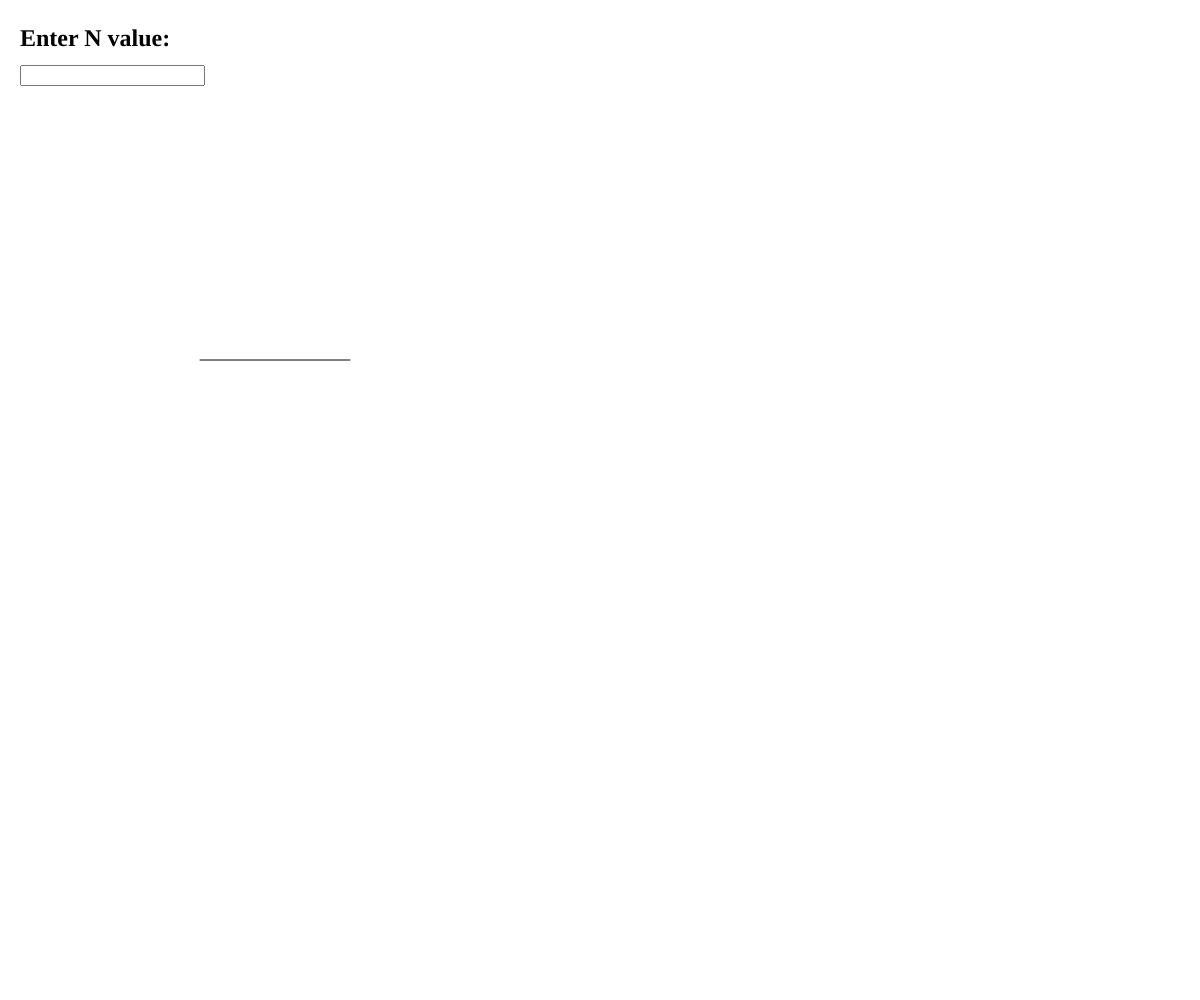
Frame 1 (no input)
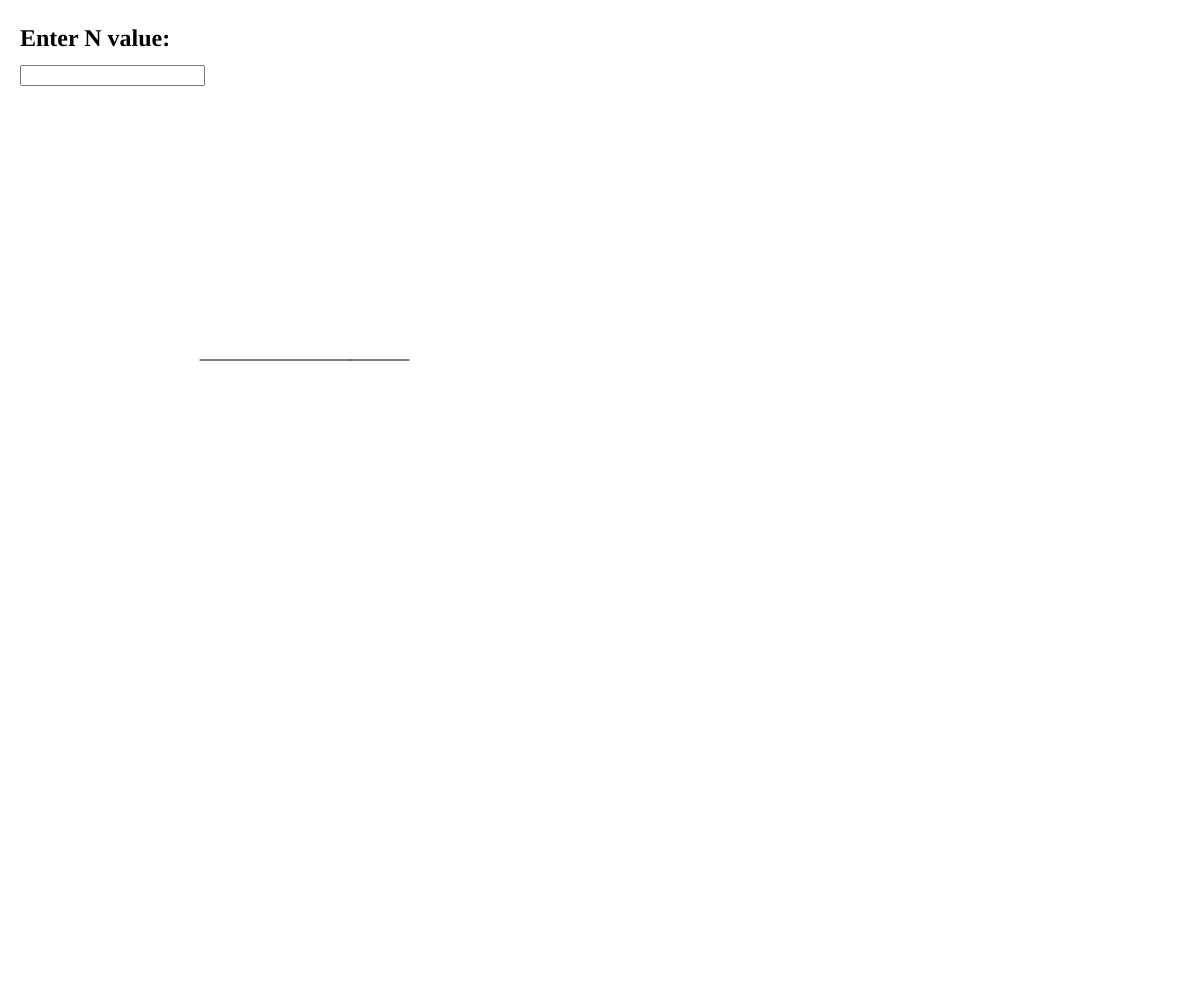
Frame 60 (no input)
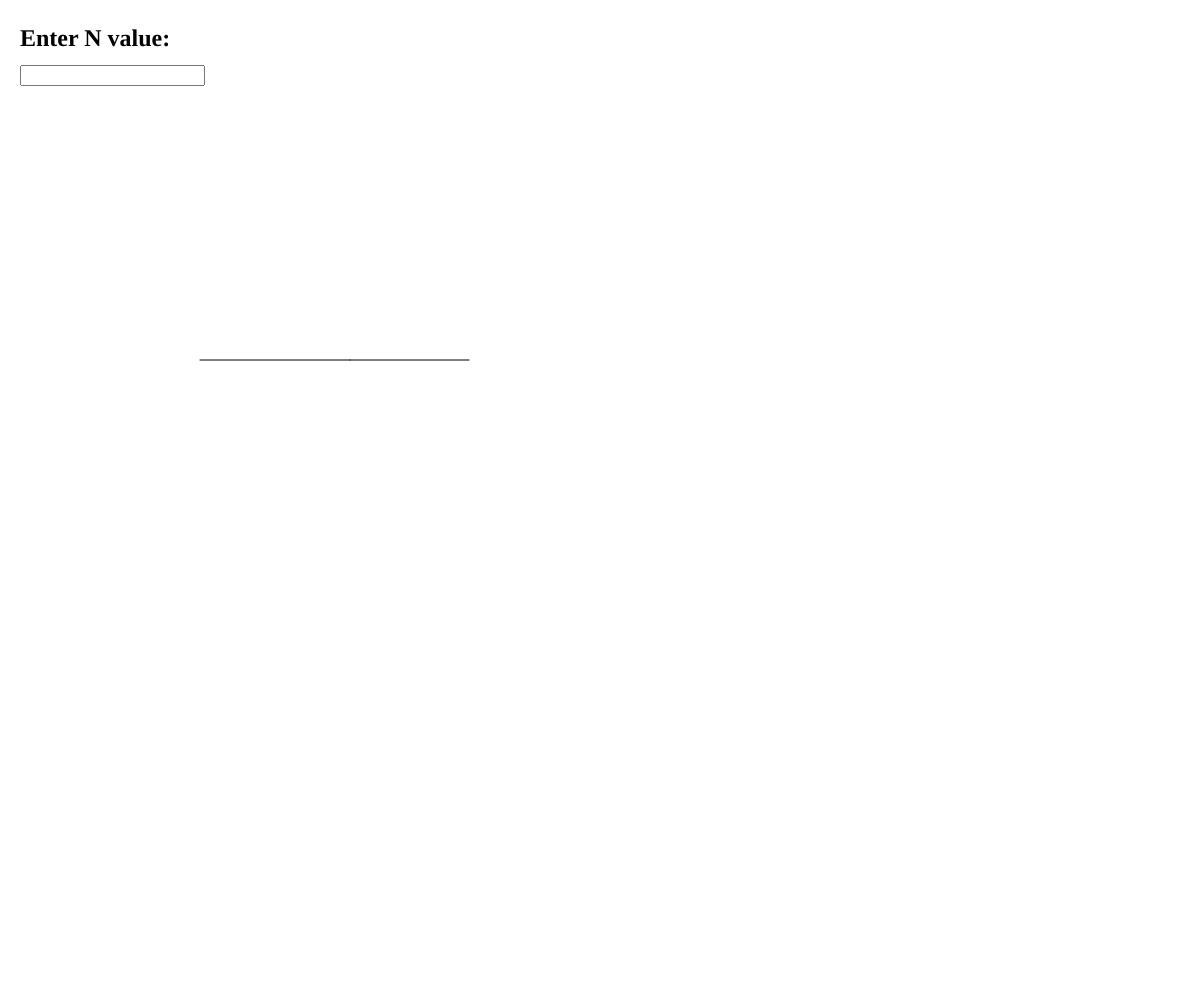
Frame 120 (the mouse pressed at the canvas centre since frame 60)

The p5.js sketch that drew these frames (run headless with seeded random() and noise() and a simulated clock; from frame 60 on, the mouse is pressed at the canvas centre):

// p5.js sketch
// ── sketch.js
angle = 0;
wave = [];
let input, button, greeting;
function setup() {
  createCanvas(windowWidth, windowHeight);
  title = createElement('h1','Fourier Series');
  n_value = createElement('h2', 'Enter N value: ');
  n_value.position(20, 5);
  input = createInput();
  input.position(20, 65);
}
function draw() {
  background(255);
  translate(200,360);
  x = 0;
  y = 0;

  for(let i=0; i<input.value(); i++){
    prevx = x;
    prevy = y;
    let n = 2*i + 1;

    let radius = 5 * ( 4 / n * PI) ;
    x += radius * cos(n * angle);
    y += radius * sin(n * angle);
    

    noFill();
    stroke(0,120);
    ellipse(prevx,prevy,radius * 2)
    line(prevx,prevy,x,y);
    // ellipse(x, y, 8);
    
    
  }
  wave.unshift(y)
  translate(150,0);
  line(x-150,y,0,wave[0]) 
  stroke(0)
  beginShape();
  noFill();
  for(let i = 0; i<wave.length; i++){
    vertex(i,wave[i]);
  }
  endShape();
  

  angle += 0.03;
}
